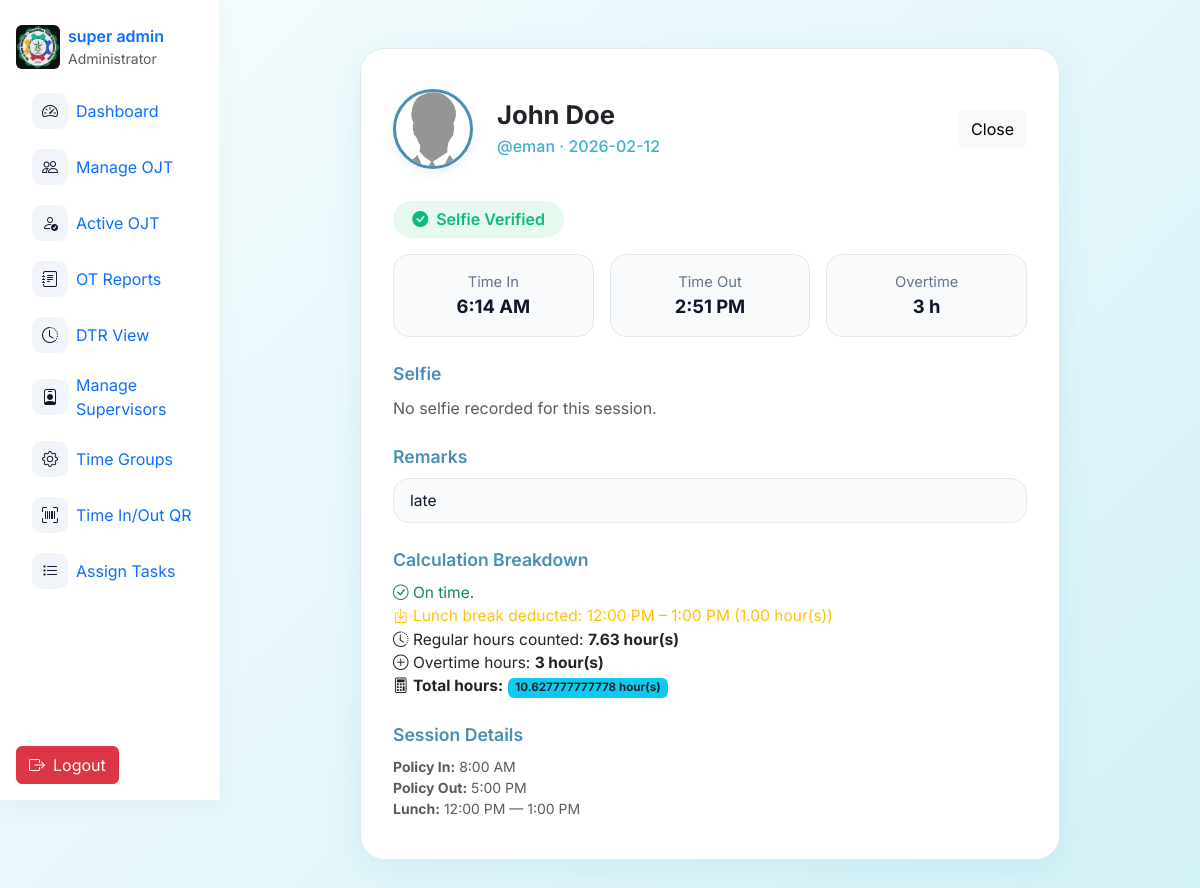
The page /admin/verifydtr.php?id=37 (signed in) on the database its author committed.
### tables this page shows
CREATE TABLE `users` (
  `id` int(11) NOT NULL,
  `username` varchar(50) NOT NULL,
  `email` varchar(100) NOT NULL,
  `password` varchar(255) NOT NULL,
  `role` enum('super_admin','admin','ojt') NOT NULL,
  `fname` varchar(50) DEFAULT NULL,
  `mname` varchar(225) DEFAULT NULL,
  `lname` varchar(50) DEFAULT NULL,
  `position` varchar(100) DEFAULT NULL,
  `age` int(11) DEFAULT NULL,
  `mobile` varchar(15) DEFAULT NULL,
  `school_org` varchar(100) DEFAULT NULL,
  `full_name` varchar(100) DEFAULT NULL,
  `bio` varchar(255) DEFAULT NULL,
  `profile_img` varchar(255) DEFAULT NULL,
  `adviser_id` int(11) DEFAULT NULL,
  `status` enum('active','restricted') NOT NULL DEFAULT 'active',
  `face_descriptor` text DEFAULT NULL
);

CREATE TABLE `ojt_records` (
  `id` int(11) NOT NULL,
  `user_id` int(11) NOT NULL,
  `date` date NOT NULL,
  `time_in` time NOT NULL,
  `time_out` time NOT NULL,
  `ot_hours` decimal(4,2) DEFAULT 0.00,
  `remarks` varchar(255) DEFAULT NULL,
  `time_in_policy` time DEFAULT NULL,
  `time_out_policy` time DEFAULT NULL,
  `lunch_start` time DEFAULT NULL,
  `lunch_end` time DEFAULT NULL,
  `selfie` varchar(255) DEFAULT NULL,
  `ot_approved` tinyint(1) NOT NULL DEFAULT 0,
  `selfie_verified` tinyint(1) DEFAULT 0
);

### admin/verifydtr.php (the view, shortened to what this page needs)
        <?php
include '../db.php';
include 'nav.php';
$id = isset($_GET['id']) ? (int)$_GET['id'] : 0;
$stmt = $oat->prepare("
    SELECT r.*, u.fname, u.lname, u.username, u.profile_img
    FROM ojt_records r
    JOIN users u ON u.id = r.user_id
    WHERE r.id = ? LIMIT 1
");
$stmt->bind_param("i", $id);
$stmt->execute();
$rec = $stmt->get_result()->fetch_assoc();
function fmtTimeCell($t) {
    $ts = strtotime($t);
    return $ts ? date('g:i A', $ts) : htmlspecialchars($t);
}
function resolveSelfieSrc(?string $val): ?string {
    $val = trim((string)$val);
    if ($val === '') return null;
    return null;
}
$imgSrc = resolveSelfieSrc($rec['selfie'] ?? null);
$avatar = '../uploads/noimg.png';
?>
<!doctype html>
<html lang="en">
<head>
  <link href="https://cdn.jsdelivr.net/npm/bootstrap@5.3.2/dist/css/bootstrap.min.css" rel="stylesheet">
</head>
<body>
  <main>
    <section class="verify-main-card">
      <div class="profile-header">
        <img src="<?= htmlspecialchars($avatar . '?t=' . time()) ?>" alt="<?= htmlspecialchars($rec['fname'] . ' ' . $rec['lname']) ?>" class="profile-avatar">
        <div class="profile-info">
          <h2><?= htmlspecialchars($rec['fname'] . ' ' . $rec['lname']) ?></h2>
          <div class="username">@<?= htmlspecialchars($rec['username']) ?> · <?= htmlspecialchars($rec['date']) ?></div>
        </div>
        <div class="profile-actions">
         <button class="btn btn-light" onclick="history.back()">Close</button>
        </div>
      </div>
      <div class="verify-status <?= $rec['selfie_verified'] ? 'verified' : 'unverified' ?>" id="verifyBadge">
        <i class="bi bi-<?= $rec['selfie_verified'] ? 'check-circle-fill' : 'hourglass-split' ?>"></i>
        <?= $rec['selfie_verified'] ? 'Selfie Verified' : 'Selfie Not Verified' ?>
      </div>
      <div class="time-grid">
        <div class="time-box">
          <div class="time-label">Time In</div>
          <div class="time-value"><?= fmtTimeCell($rec['time_in']) ?></div>
        </div>
        <div class="time-box">
          <div class="time-label">Time Out</div>
          <div class="time-value"><?= fmtTimeCell($rec['time_out']) ?></div>
        </div>
        <div class="time-box">
          <div class="time-label">Overtime</div>
          <div class="time-value"><?= floor((float)($rec['ot_hours'] ?? 0)) ?> h</div>
        </div>
      </div>
      <div class="mb-4">
        <div class="section-title">Selfie</div>
        <?php if ($imgSrc): ?>
          <div class="d-flex flex-column align-items-center">
            <img id="selfiePreview" src="<?= htmlspecialchars($imgSrc) ?>" alt="Selfie" class="selfie-img mb-2">
            <div class="d-flex gap-2 verify-actions mb-2">
              <button id="verifyBtn" class="btn btn-sm <?= $rec['selfie_verified'] ? 'btn-outline-secondary' : 'btn-primary' ?>">
                <?= $rec['selfie_verified'] ? 'Unverify' : 'Verify' ?>
              </button>
            </div>
            <div class="small text-muted">Tap image to enlarge.</div>
          </div>
        <?php else: ?>
          <div class="text-muted">No selfie recorded for this session.</div>
        <?php endif; ?>
      </div>
      <div class="mb-4">
        <div class="section-title">Remarks</div>
        <div class="remarks-box" style="min-height:unset; font-size:0.97em; padding:0.6rem 1rem;"><?= nl2br(htmlspecialchars($rec['remarks'] ?? '—')) ?></div>
      </div>
      <?php
      $policy_time_in_str = $rec['time_in_policy'] ?? null;
      $policy_time_out_str = $rec['time_out_policy'] ?? null;
      $lunch_start = $rec['lunch_start'] ?? null;
      $lunch_end = $rec['lunch_end'] ?? null;
      $time_in = strtotime($rec['time_in']);
      $time_out = strtotime($rec['time_out']);
      $policy_time_in = strtotime($policy_time_in_str);
      $policy_time_out = strtotime($policy_time_out_str);
      $policy_duration = $policy_time_out - $policy_time_in;
      $lateness = $time_in - $policy_time_in;
        if ($lateness > 0) {
          $late_hours = floor($lateness / 3600);
          $late_minutes = floor(($lateness % 3600) / 60);
          $late_str = [];
          if ($late_hours > 0) $late_str[] = $late_hours . ' hour' . ($late_hours > 1 ? 's' : '');
          if ($late_minutes > 0) $late_str[] = $late_minutes . ' minute' . ($late_minutes > 1 ? 's' : '');
          $late_str = $late_str ? implode(' and ', $late_str) : 'less than a minute';
          if ($lateness >= 3600) {
            $count_start = strtotime(date('Y-m-d H:00:00', $time_in) . ' +1 hour');
            $count_start_hour = date('g:i A', $count_start);
            $late_note = "<span class='text-danger'><i class='bi bi-clock'></i> Late by $late_str, counted from next full hour (<b>counting starts at $count_start_hour</b>).</span>";
          } else {
            $count_start = $time_in;
            $late_note = "<span class='text-danger'><i class='bi bi-clock'></i> Late by $late_str.</span>";
          }
        } else {
          $count_start = $time_in;
          $late_note = "<span class='text-success'><i class='bi bi-check-circle'></i> On time.</span>";
        }
        if (!empty($rec['time_out']) && $rec['time_out'] !== '00:00:00') {
          $regular_end = $count_start + $policy_duration;
          $reg_hours = min($time_out, $regular_end) - $count_start;
          $reg_hours = $reg_hours / 3600;
          $lunch_start_ts = strtotime(date('Y-m-d', $count_start) . ' ' . $lunch_start);
          $lunch_end_ts = strtotime(date('Y-m-d', $count_start) . ' ' . $lunch_end);
          if ($count_start < $lunch_end_ts && $time_out > $lunch_start_ts) {
            $deduct_start = max($count_start, $lunch_start_ts);
            $deduct_end = min($time_out, $lunch_end_ts);
            $overlap = max(0, $deduct_end - $deduct_start);
            if ($overlap > 0) {
              $lunch_note = "<span class='text-warning'><i class='bi bi-box-arrow-in-down'></i> Lunch break deducted: ";
              $lunch_note .= fmtTimeCell(date('H:i:s', $deduct_start)) . " – " . fmtTimeCell(date('H:i:s', $deduct_end));
              $lunch_note .= " (" . number_format($overlap/3600, 2) . " hour(s))</span>";
              $reg_hours -= $overlap / 3600;
            } else {
              $lunch_note = "<span class='text-success'><i class='bi bi-check-circle'></i> No lunch deduction.</span>";
            }
          } else {
            $lunch_note = "<span class='text-success'><i class='bi bi-check-circle'></i> No lunch deduction.</span>";
          }
          $ot_hours = (float)($rec['ot_hours'] ?? 0);
          $total_hours = max(0, max(0, $reg_hours) + $ot_hours);
        } else {
          $reg_hours = 0;
          $lunch_note = "<span class='text-muted'><i class='bi bi-dash-circle'></i> Waiting for time out to compute lunch deduction.</span>";
          $ot_hours = (float)($rec['ot_hours'] ?? 0);
          $total_hours = $ot_hours;
        }
      ?>
      <div class="mb-4">
        <div class="section-title">Calculation Breakdown</div>
        <ul class="breakdown-list list-unstyled" style="font-size:0.97em;">
          <li><?= $late_note ?></li>
          <li><?= $lunch_note ?></li>
          <li><i class="bi bi-clock-history"></i> Regular hours counted: <strong><?= $reg_hours > 0 ? number_format($reg_hours, 2) . ' hour(s)' : '--' ?></strong></li>
          <li><i class="bi bi-plus-circle"></i> Overtime hours: <strong><?= $ot_hours ?> hour(s)</strong></li>
          <li><i class="bi bi-calculator"></i> <b>Total hours:</b> <span class="badge bg-info text-dark"><?= $total_hours ?> hour(s)</span></li>
        </ul>
      </div>
      <div>
        <div class="section-title">Session Details</div>
        <ul class="list-unstyled small text-muted mb-0">
            <li><strong>Policy In:</strong> <?= fmtTimeCell($rec['time_in_policy'] ?? '--') ?></li>
            <li><strong>Policy Out:</strong> <?= fmtTimeCell($rec['time_out_policy'] ?? '--') ?></li>
            <li><strong>Lunch:</strong> <?= fmtTimeCell($rec['lunch_start'] ?? '--') ?> — <?= fmtTimeCell($rec['lunch_end'] ?? '--') ?></li>
        </ul>
      </div>
    </section>
  </main>
  <link rel="stylesheet" href="https://cdn.jsdelivr.net/npm/bootstrap-icons@1.11.1/font/bootstrap-icons.css">
</body>
</html>

### admin/nav.php (shortened to what this page needs)
<?php
if (!function_exists('active')) {
    function active($page, $current) { return $page === $current ? 'active' : ''; }
}
$current = basename($_SERVER['PHP_SELF'] ?? '');
$avatar = 'uploads/noimg.png';
if (isset($_SESSION['avatar']) && $_SESSION['avatar'] && file_exists('../' . $_SESSION['avatar'])) {
    $avatar = $_SESSION['avatar'];
} else if (isset($_SESSION['user_id'])) {
    include_once '../db.php';
    $admin_id = (int)$_SESSION['user_id'];
    $result = $oat->query("SELECT profile_img FROM users WHERE id = $admin_id LIMIT 1");
    if ($result && $row = $result->fetch_assoc()) {
        if (!empty($row['profile_img']) && file_exists('../' . $row['profile_img'])) {
            $avatar = $row['profile_img'];
        }
    }
}
if (
    empty($_SESSION['fname']) ||
    empty($_SESSION['lname']) ||
    !isset($_SESSION['mname'])
) {
    include_once '../db.php';
    $admin_id = (int)$_SESSION['user_id'];
    $result = $oat->query("SELECT fname, mname, lname, profile_img FROM users WHERE id = $admin_id LIMIT 1");
    if ($result && $row = $result->fetch_assoc()) {
        if (!empty($row['profile_img']) && file_exists('../' . $row['profile_img'])) {
            $avatar = $row['profile_img'];
        }
    }
}
?>
<link href="https://cdn.jsdelivr.net/npm/bootstrap@5.3.2/dist/css/bootstrap.min.css" rel="stylesheet">
<link href="https://cdn.jsdelivr.net/npm/bootstrap-icons@1.10.5/font/bootstrap-icons.css" rel="stylesheet">
<nav id="sb-sidebar" class="d-none d-lg-flex flex-column" aria-label="Sidebar">
  <a href="adminprofileedit.php" class="d-flex align-items-center text-decoration-none mb-3">
    <img src="../<?php echo htmlspecialchars($avatar); ?>?t=<?php echo time(); ?>" alt="avatar" class="rounded me-2" style="width:44px;height:44px;object-fit:cover">
    <div class="d-flex flex-column">
      <span class="fw-semibold"><?php echo htmlspecialchars(($_SESSION['fname'] ?? '') . ' ' . ($_SESSION['lname'] ?? '')); ?></span>
      <small class="text-muted">Administrator</small>
    </div>
  </a>
  <div class="sb-nav nav flex-column gap-1" role="menu">
    <a class="nav-link d-flex align-items-center <?php echo active('admin.php',$current); ?>" href="admin.php" title="Dashboard" data-bs-toggle="tooltip" data-bs-placement="right">
      <div class="sb-icon"><i class="bi bi-speedometer2"></i></div>
      <div class="nav-label ms-2">Dashboard</div>
    </a>
    <a class="nav-link d-flex align-items-center <?php echo active('manageojt.php',$current); ?>" href="manageojt.php" title="Manage OJT" data-bs-toggle="tooltip" data-bs-placement="right">
      <div class="sb-icon"><i class="bi bi-people"></i></div>
      <div class="nav-label ms-2">Manage OJT</div>
    </a>
    <a class="nav-link d-flex align-items-center <?php echo active('activeojt.php',$current); ?>" href="activeojt.php" title="Active OJT" data-bs-toggle="tooltip" data-bs-placement="right">
      <div class="sb-icon"><i class="bi bi-person-check"></i></div>
      <div class="nav-label ms-2">Active OJT</div>
    </a>
    <a class="nav-link d-flex align-items-center <?php echo active('otreports.php',$current); ?>" href="otreports.php" title="OT Reports" data-bs-toggle="tooltip" data-bs-placement="right">
      <div class="sb-icon"><i class="bi bi-journal-text"></i></div>
      <div class="nav-label ms-2">OT Reports</div>
    </a>
    <a class="nav-link d-flex align-items-center <?php echo active('dtruserview.php',$current); ?>" href="dtruserview.php" title="DTR View" data-bs-toggle="tooltip" data-bs-placement="right">
      <div class="sb-icon"><i class="bi bi-clock-history"></i></div>
      <div class="nav-label ms-2">DTR View</div>
    </a>
<?php if ($_SESSION['role'] === 'super_admin'): ?>
    <a class="nav-link d-flex align-items-center <?php echo active('manage_admins.php',$current); ?>" href="manage_admins.php" title="Manage Supervisors" data-bs-toggle="tooltip" data-bs-placement="right">
      <div class="sb-icon"><i class="bi bi-person-badge"></i></div>
      <div class="nav-label ms-2">Manage <br> Supervisors</div>
    </a>
<?php endif; ?>
<?php if ($_SESSION['role'] === 'super_admin'): ?>
    <a class="nav-link d-flex align-items-center <?php echo active('sitesettings.php',$current); ?>" href="sitesettings.php" title="Site Settings" data-bs-toggle="tooltip" data-bs-placement="right">
      <div class="sb-icon"><i class="bi bi-gear"></i></div>
      <div class="nav-label ms-2">Time Groups</div>
    </a>
<?php endif; ?>
    <a class="nav-link d-flex align-items-center <?php echo active('qr_generator.php',$current); ?>" href="qr_generator.php" title="QR Generator" data-bs-toggle="tooltip" data-bs-placement="right">
      <div class="sb-icon"><i class="bi bi-upc-scan"></i></div>
      <div class="nav-label ms-2">Time In/Out QR</div>
    </a>
    <a class="nav-link d-flex align-items-center <?php echo active('assign.php',$current); ?>" href="assign.php" title="Assign Tasks" data-bs-toggle="tooltip" data-bs-placement="right">
      <div class="sb-icon"><i class="bi bi-list-task"></i></div>
      <div class="nav-label ms-2">Assign Tasks</div>
    </a>
  </div>
  <div class="sb-actions d-flex gap-2 mt-auto">
    <a href="logout.php" class="btn btn-danger d-flex align-items-center justify-content-center" title="Logout" data-bs-toggle="tooltip" data-bs-placement="right">
      <i class="bi bi-box-arrow-right"></i>
      <span class="label ms-2">Logout</span>
    </a>
  </div>
</nav>

### rows shown on the page
users: profile_img (picture)
ojt_records: user.lname "John Doe", user.username "eman", date "2026-02-12", time_in "6:14 AM", time_out "2:51 PM", ot_hours "3", remarks "late", lunch_note "12:00 PM – 1:00 PM", $overlap/3600 "1.00", ot_hours "10.627777777778", time_in_policy "8:00 AM", time_out_policy "5:00 PM", lunch_start "12:00 PM", lunch_end "1:00 PM"

### other values the page prints
$reg_hours "7.63"
